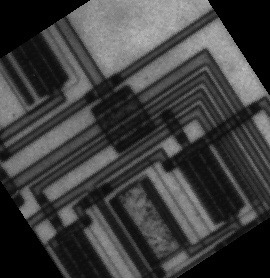
%> input picture IMG_1840.JPG, 270 x 278 px
$ octave hough_line.m   (GNU Octave 9; MATLAB toolbox functions it lacks are replaced by stand-ins)
%> lines starting %> are read from the running program, lines starting %| are printed output that depends on the picture; in (x1, y1, x2, y2) boxes, pixels count from 0 and x2, y2 are one past the last pixel; in counts of white or black regions, pixels touching at a corner belong together; the program's own positions count from 1
clc, clearvars, close all;

f = im2gray(imread("IMG_1840.JPG"));
%> f: size 278x270 uint8; min 0, max 192, mean 63.2
BW = edge(f, 'canny');
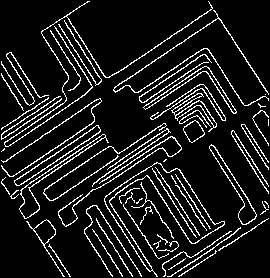
%> BW: size 278x270 logical; 10.9% white in thin lines or dots
rotI=f;
figure;
subplot(1, 2, 1);
imshow(f);
title("Original Image");
subplot(1, 2, 2);
imshow(BW);
title("Edge Map");

[H, T, R] = hough(BW);
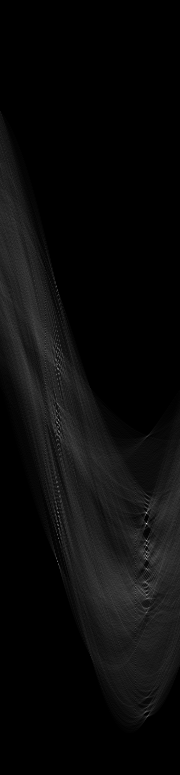
%> H: size 775x180 double; min 0, max 225, mean 10.6
%> T = 180 values from -90 to 89; R = 775 values from -387 to 387
P = houghpeaks(H, 5);
%> P = [524 147; 546 147; 513 147; 556 147; 423 58]

% [12 lines of commented-out code are left out]
lines = houghlines(BW, T, R, P, 'FillGap', 5, 'MinLength', 7);
%> lines = 12 lines; longest, point1 to point2 (x, y): (219, 18) to (116, 88), (213, 9) to (110, 78), (97, 100) to (4, 163), (103, 135) to (11, 197), (89, 92) to (3, 151), (98, 126) to (15, 182)

figure, imshow(rotI), hold on;
for k = 1:length(lines)
    xy = [lines(k).point1; lines(k).point2];
    plot(xy(:,1), xy(:,2), 'LineWidth', 2, 'Color', 'red');

end
%> this loop made 12 passes
%> xy on passes 1 to 12: [219 18; 116 88], [97 100; 4 163], [203 55; 140 98], [98 126; 15 182], [213 9; 110 78], [89 92; 3 151], [215 59; 209 63], [201 69; 145 107], [103 135; 11 197], [57 23; 97 85], [139 149; 145 159], [151 167; 199 242]
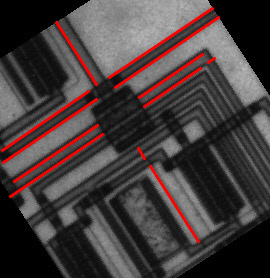
%> figure redrawn from the program's plot data
hold off;

$ run again, with IMG_1813.JPG copied over IMG_1840.JPG
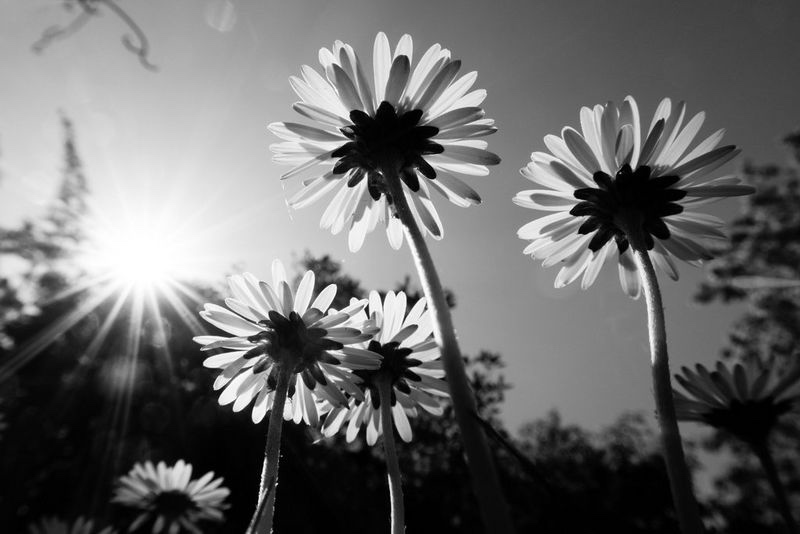
%> input picture IMG_1813.JPG, 800 x 534 px
%> f is the input picture: size 534x800 uint8; min 0, max 255, mean 106.9
%> `BW = edge(f, 'canny');`:
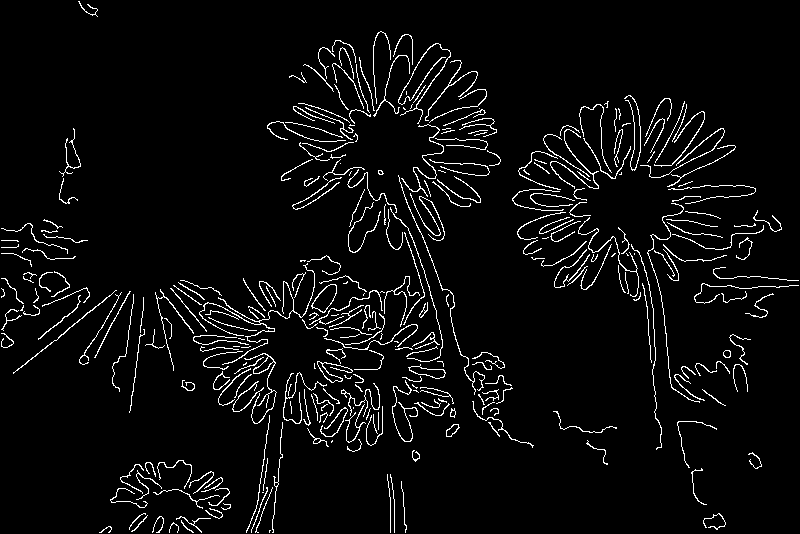
%> BW: size 534x800 logical; 4.6% white in thin lines or dots
%> T = 180 values from -90 to 89; R = 1923 values from -961 to 961
%> P = [1260 142; 1261 180; 1502 136; 1287 97; 1288 178]
%> lines = 22 lines; longest, point1 to point2 (x, y): (116, 291) to (14, 374), (764, 287) to (782, 287), (759, 287) to (776, 287), (327, 310) to (343, 310), (720, 287) to (735, 287), (395, 293) to (410, 293)
%> the loop `for k = 1:length(lines)` made 22 passes
%> xy on passes 1 to 8: [116 291; 14 374], [790 286; 799 286], [720 287; 735 287], [759 287; 776 287], [378 293; 388 293], [395 293; 410 293], [416 293; 425 293], [359 406; 366 400]
%> after the loop `for k = 1:length(lines)`:
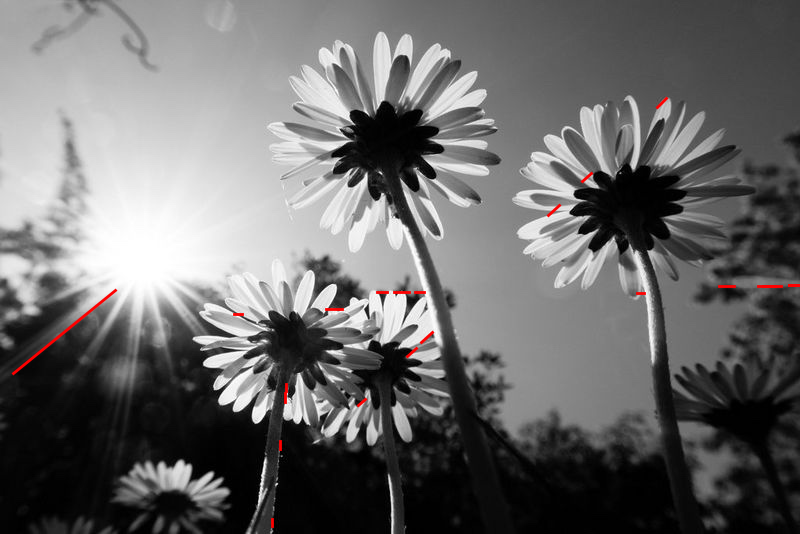
%> figure redrawn from the program's plot data
